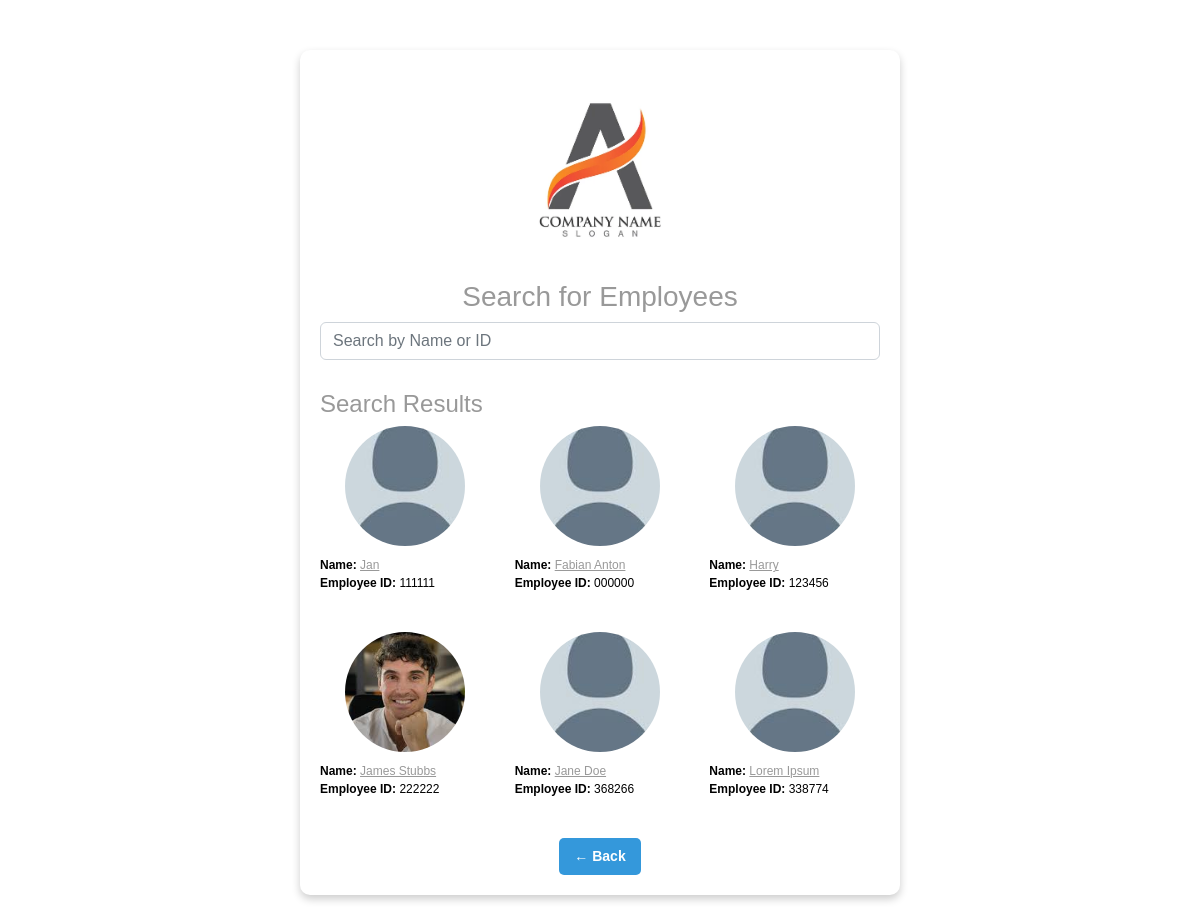
The app's page /search/ with its own data.
### employees/models.py (models this page shows, shortened)
class Employee(AbstractBaseUser):
    employee_id = models.CharField(max_length=6, unique=True)
    name = models.CharField(max_length=100)
    passcode = models.CharField(max_length=6)
    department = models.ForeignKey(
        Department,
        on_delete=models.CASCADE,
        related_name='employees',
        null=False,
        default=""
    )
    is_manager = models.BooleanField(default=False)
    archived = models.BooleanField(default=False)
    archive_date = models.DateTimeField(null=True, blank=True)
    profile_picture = models.ImageField(
        upload_to='profile_pictures/',
        blank=True,
        null=True,
        default='profile_pictures/default.jpg'
    )
    objects = EmployeeManager()
    USERNAME_FIELD = 'employee_id'
    REQUIRED_FIELDS = ['name']

### employees/views.py (the view)
# urls.py: path('search/', views.filter_view, name = 'filter_search'),
def filter_view(request):
    qs = Employee.objects.filter(archived=False)
    search_query = request.GET.get('search_query')
    if search_query:
        qs = qs.filter(
            models.Q(name__icontains=search_query) |
            models.Q(employee_id__icontains=search_query)
        )
    return render(request, 'search.html', {'queryset': qs})

### employees/templates/employees/search.html (shortened to what this page needs)
{% load static %}
<!DOCTYPE html>
<html lang="en">
<head>
    <link href="https://cdn.jsdelivr.net/npm/bootstrap@5.2.2/dist/css/bootstrap.min.css" rel="stylesheet">
    <link rel="stylesheet" href="https://use.fontawesome.com/releases/v5.15.1/css/all.css">
    <link rel="stylesheet" href="{% static 'css/style.css' %}">
</head>
<body>
<div class="container">
    <div class="wrapper">
        <div class="box">
            <img src="{% static 'images/logo.jpg' %}" alt="Company Logo" class="logo">
            <h3>Search for Employees</h3>
            <form method="GET" action=".">
                <div class="form-group mb-3">
                    <input type="text" id="search_query" name="search_query" class="form-control" placeholder="Search by Name or ID">
                </div>
            </form>
            <div class="search-result">
                <h4 class="mt-4">Search Results</h4>
                {% if queryset %}
                    <div class="row">
                        {% for employee in queryset %}
                        <div class="col-md-4 mb-4 text-centre">
                            {% if employee.profile_picture %}
                                <img src="{{ employee.profile_picture.url }}" alt="{{ employee.name }}" class="profile-picture">
                            {% else %}
                                <img src="{% static 'images/default.jpg' %}" alt="Default profile picture" class="profile-picture">
                            {% endif %}
                            <p>
                                <strong>Name:</strong>
                                <a href="{% url 'employee_detail' employee.employee_id %}">{{ employee.name }}</a><br>
                                <strong>Employee ID:</strong> {{ employee.employee_id }}
                            </p>
                        </div>
                    {% endfor %}
                    </div>
                {% else %}
                    <p class="mt-3">No matching employees found.</p>
                {% endif %}
            </div>
            <a href="javascript:window.history.back();" class="back-btn">← Back</a>
        </div>
    </div>
</div>
</body>
</html>

### assets/style.css (style rules this page uses)
body { font-family: Helvetica, Arial, sans-serif; font-size: 12px; min-width: 800px; color: #999; }
p { color: black; }
a { color: #999; }

### employees/templates/employees/search.html (style rules this page uses)
body { font-family: Arial, sans-serif; background-color: white; padding-top: 50px; padding-bottom: 50px; }
.wrapper { display: flex; gap: 20px; justify-content: center; }
.box { background: white; padding: 20px; border-radius: 10px; box-shadow: 0 4px 8px rgba(0, 0, 0, 0.2); text-align: center; width: 600px; }
.logo { width: 200px; height: 200px; object-fit: cover; border-radius: 50%; margin-bottom: 10px; }
.search-result { margin-top: 30px; text-align: left; }
.search-result img { margin-bottom: 10px; }
.back-btn { display: inline-block; background-color: #3498db; color: white; padding: 8px 15px; border-radius: 5px; text-decoration: none; font-size: 14px; font-weight: bold; }
.profile-picture { width: 120px; height: 120px; object-fit: cover; border-radius: 50%; display: block; margin: 0 auto 10px auto; }

### records on screen
Employee: name "Jan", employee_id "111111"
Employee: name "Fabian Anton", employee_id "000000"
Employee: name "Harry", employee_id "123456"
Employee: profile_picture (picture), name "James Stubbs", employee_id "222222"
Employee: name "Jane Doe", employee_id "368266"
Employee: name "Lorem Ipsum", employee_id "338774"
